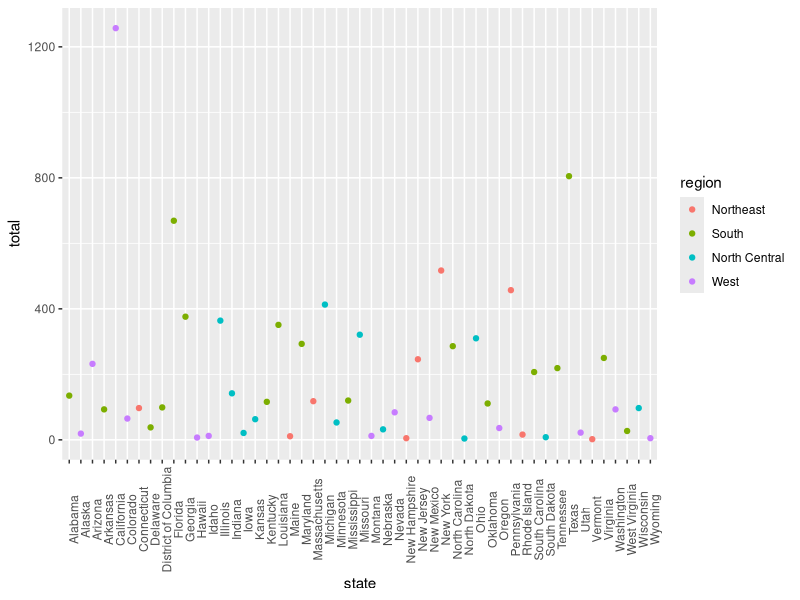

R code for this plot:
library(dslabs)
library(tidyverse)
data("murders")
murders %>% ggplot(aes(state, total, color = region)) + 
  geom_point() + theme(axis.text.x = element_text(angle = 90))
